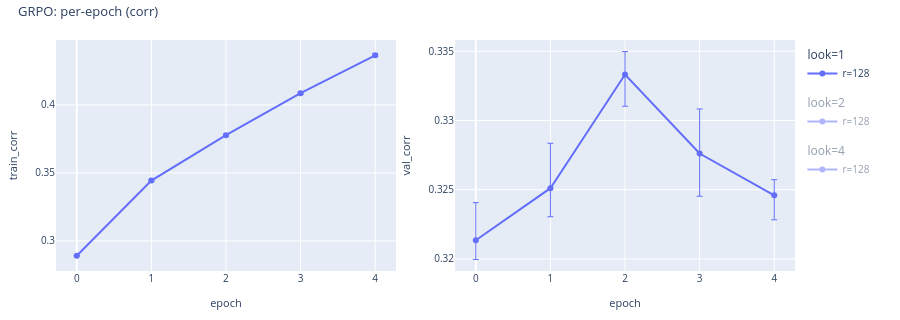
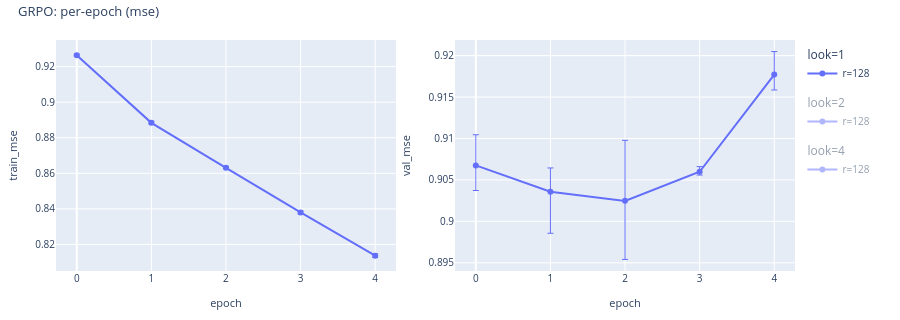
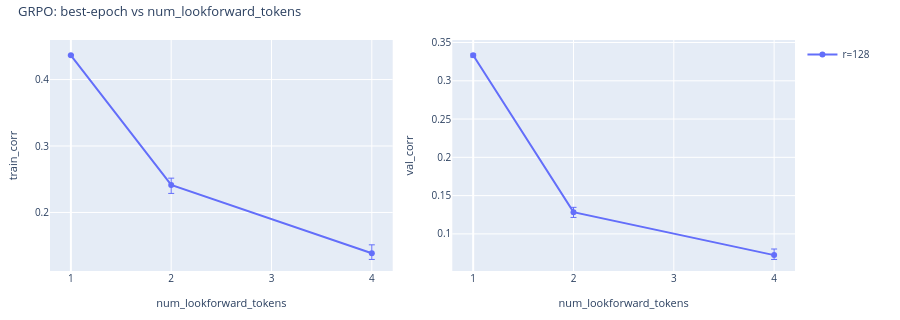

Write notebook code for charts like these, in order.
### Markdown cell above
## GRPO

### Code cell
grpo = CorpusRegressionAnalysisConfig.from_grpo_sweep(
    artifacts_root=ARTIFACTS, num_samples=NUM_SAMPLES, gaussian_stdev=GAUSSIAN_STDEV
)
if grpo is None:
    print("GRPO: no artifacts")
else:
    grpo.describe("GRPO")
    display(
        grpo.plot_vs_epoch(
            "corr",
            title="GRPO: per-epoch (corr)",
            show_seed_bar=True,
            save_path=WRITEUP_ASSETS / "grpo_per_epoch_corr.html",
        )
    )
    display(
        grpo.plot_vs_epoch(
            "mse",
            title="GRPO: per-epoch (mse)",
            show_seed_bar=True,
            save_path=WRITEUP_ASSETS / "grpo_per_epoch_mse.html",
        )
    )
    display(
        grpo.plot_vs_lookforward(
            title="GRPO: best-epoch vs num_lookforward_tokens",
            x_scale="uniform",
            show_seed_bar=True,
            save_path=WRITEUP_ASSETS / "grpo_vs_lookforward.html",
        )
    )

### Figure 1 — Plotly figure (JSON) as saved in the notebook; plotly's stock layout.template omitted (floating-point values rounded to 4 significant figures)
{"data": [{"customdata": [[1, 3], [1, 3], [1, 3], [1, 3], [1, 3]], "error_y": {"array": [0.000235, 0.0007834, 0.000663, 0.001058, 0.001063], "arrayminus": [0.0002194, 0.000871, 0.0008236, 0.0007991, 0.001042], "symmetric": false, "thickness": 1, "type": "data", "width": 3}, "hovertemplate": "epoch: %{x}<br>train_corr: %{y}<br>num_lookforward_tokens: %{customdata[0]}<br>n_seeds: %{customdata[1]}<extra>look=1 r=128</extra>", "legendgroup": "look=1", "legendgrouptitle": {"text": "look=1"}, "line": {"color": "#636EFA"}, "marker": {"color": "#636EFA"}, "mode": "lines+markers", "name": "r=128", "showlegend": true, "type": "scatter", "x": [0, 1, 2, 3, 4], "xaxis": "x", "y": [0.2891, 0.3443, 0.3778, 0.4086, 0.4365], "yaxis": "y"}, {"customdata": [[2, 3], [2, 3], [2, 3], [2, 3], [2, 3]], "error_y": {"array": [0.00225, 0.0009598, 0.005207, 0.008566, 0.01014], "arrayminus": [0.003171, 0.001246, 0.00608, 0.01075, 0.01284], "symmetric": false, "thickness": 1, "type": "data", "width": 3}, "hovertemplate": "epoch: %{x}<br>train_corr: %{y}<br>num_lookforward_tokens: %{customdata[0]}<br>n_seeds: %{customdata[1]}<extra>look=2 r=128</extra>", "legendgroup": "look=2", "legendgrouptitle": {"text": "look=2"}, "line": {"color": "#636EFA"}, "marker": {"color": "#636EFA"}, "mode": "lines+markers", "name": "r=128", "showlegend": true, "type": "scatter", "visible": "legendonly", "x": [0, 1, 2, 3, 4], "xaxis": "x", "y": [0.0899, 0.1219, 0.1526, 0.1948, 0.2415], "yaxis": "y"}, {"customdata": [[4, 3], [4, 3], [4, 3], [4, 3], [4, 3]], "error_y": {"array": [0.000212, 0.00143, 0.004088, 0.007515, 0.01272], "arrayminus": [0.0002728, 0.002561, 0.004679, 0.00538, 0.009285], "symmetric": false, "thickness": 1, "type": "data", "width": 3}, "hovertemplate": "epoch: %{x}<br>train_corr: %{y}<br>num_lookforward_tokens: %{customdata[0]}<br>n_seeds: %{customdata[1]}<extra>look=4 r=128</extra>", "legendgroup": "look=4", "legendgrouptitle": {"text": "look=4"}, "line": {"color": "#636EFA"}, "marker": {"color": "#636EFA"}, "mode": "lines+markers", "name": "r=128", "showlegend": true, "type": "scatter", "visible": "legendonly", "x": [0, 1, 2, 3, 4], "xaxis": "x", "y": [0.05552, 0.06315, 0.07278, 0.1002, 0.1386], "yaxis": "y"}, {"customdata": [[1, 3], [1, 3], [1, 3], [1, 3], [1, 3]], "error_y": {"array": [0.002722, 0.003249, 0.001661, 0.00322, 0.001129], "arrayminus": [0.001385, 0.002066, 0.002291, 0.003089, 0.001774], "symmetric": false, "thickness": 1, "type": "data", "width": 3}, "hovertemplate": "epoch: %{x}<br>val_corr: %{y}<br>num_lookforward_tokens: %{customdata[0]}<br>n_seeds: %{customdata[1]}<extra>look=1 r=128</extra>", "legendgroup": "look=1", "legendgrouptitle": {"text": "look=1"}, "line": {"color": "#636EFA"}, "marker": {"color": "#636EFA"}, "mode": "lines+markers", "name": "r=128", "showlegend": false, "type": "scatter", "x": [0, 1, 2, 3, 4], "xaxis": "x2", "y": [0.3213, 0.3251, 0.3333, 0.3276, 0.3246], "yaxis": "y2"}, {"customdata": [[2, 3], [2, 3], [2, 3], [2, 3], [2, 3]], "error_y": {"array": [0.01135, 0.005542, 0.006284, 0.004913, 0.005822], "arrayminus": [0.008444, 0.009143, 0.006907, 0.004134, 0.003201], "symmetric": false, "thickness": 1, "type": "data", "width": 3}, "hovertemplate": "epoch: %{x}<br>val_corr: %{y}<br>num_lookforward_tokens: %{customdata[0]}<br>n_seeds: %{customdata[1]}<extra>look=2 r=128</extra>", "legendgroup": "look=2", "legendgrouptitle": {"text": "look=2"}, "line": {"color": "#636EFA"}, "marker": {"color": "#636EFA"}, "mode": "lines+markers", "name": "r=128", "showlegend": false, "type": "scatter", "visible": "legendonly", "x": [0, 1, 2, 3, 4], "xaxis": "x2", "y": [0.118, 0.1207, 0.1284, 0.1232, 0.1121], "yaxis": "y2"}, {"customdata": [[4, 3], [4, 3], [4, 3], [4, 3], [4, 3]], "error_y": {"array": [0.007638, 0.005651, 0.01089, 0.007977, 0.005221], "arrayminus": [0.01501, 0.007499, 0.01102, 0.005674, 0.005683], "symmetric": false, "thickness": 1, "type": "data", "width": 3}, "hovertemplate": "epoch: %{x}<br>val_corr: %{y}<br>num_lookforward_tokens: %{customdata[0]}<br>n_seeds: %{customdata[1]}<extra>look=4 r=128</extra>", "legendgroup": "look=4", "legendgrouptitle": {"text": "look=4"}, "line": {"color": "#636EFA"}, "marker": {"color": "#636EFA"}, "mode": "lines+markers", "name": "r=128", "showlegend": false, "type": "scatter", "visible": "legendonly", "x": [0, 1, 2, 3, 4], "xaxis": "x2", "y": [0.06474, 0.05914, 0.05759, 0.07227, 0.06248], "yaxis": "y2"}], "layout": {"font": {"size": 11}, "height": 320, "legend": {"font": {"size": 10}, "groupclick": "togglegroup", "x": 1.01, "xanchor": "left", "y": 1, "yanchor": "top"}, "margin": {"b": 40, "l": 50, "r": 105, "t": 40}, "title": {"font": {"size": 13}, "text": "GRPO: per-epoch (corr)", "x": 0.02, "xanchor": "left", "y": 0.98, "yanchor": "top"}, "xaxis": {"anchor": "y", "domain": [0, 0.46], "tickfont": {"size": 10}, "title": {"font": {"size": 11}, "text": "epoch"}}, "xaxis2": {"anchor": "y2", "domain": [0.54, 1], "tickfont": {"size": 10}, "title": {"font": {"size": 11}, "text": "epoch"}}, "yaxis": {"anchor": "x", "domain": [0, 1], "tickfont": {"size": 10}, "title": {"font": {"size": 11}, "text": "train_corr"}}, "yaxis2": {"anchor": "x2", "domain": [0, 1], "tickfont": {"size": 10}, "title": {"font": {"size": 11}, "text": "val_corr"}}}}

### Figure 2 — Plotly figure (JSON) as saved in the notebook; plotly's stock layout.template omitted (floating-point values rounded to 4 significant figures)
{"data": [{"customdata": [[1, 3], [1, 3], [1, 3], [1, 3], [1, 3]], "error_y": {"array": [0.0006755, 0.000898, 0.0007774, 0.0008281, 0.001004], "arrayminus": [0.0004462, 0.0006876, 0.0005457, 0.0009182, 0.0009723], "symmetric": false, "thickness": 1, "type": "data", "width": 3}, "hovertemplate": "epoch: %{x}<br>train_mse: %{y}<br>num_lookforward_tokens: %{customdata[0]}<br>n_seeds: %{customdata[1]}<extra>look=1 r=128</extra>", "legendgroup": "look=1", "legendgrouptitle": {"text": "look=1"}, "line": {"color": "#636EFA"}, "marker": {"color": "#636EFA"}, "mode": "lines+markers", "name": "r=128", "showlegend": true, "type": "scatter", "x": [0, 1, 2, 3, 4], "xaxis": "x", "y": [0.9264, 0.8884, 0.8631, 0.838, 0.8137], "yaxis": "y"}, {"customdata": [[2, 3], [2, 3], [2, 3], [2, 3], [2, 3]], "error_y": {"array": [0.0002166, 0.0007423, 0.0004838, 0.003071, 0.005372], "arrayminus": [0.0003616, 0.001324, 0.0009107, 0.002905, 0.004604], "symmetric": false, "thickness": 1, "type": "data", "width": 3}, "hovertemplate": "epoch: %{x}<br>train_mse: %{y}<br>num_lookforward_tokens: %{customdata[0]}<br>n_seeds: %{customdata[1]}<extra>look=2 r=128</extra>", "legendgroup": "look=2", "legendgrouptitle": {"text": "look=2"}, "line": {"color": "#636EFA"}, "marker": {"color": "#636EFA"}, "mode": "lines+markers", "name": "r=128", "showlegend": true, "type": "scatter", "visible": "legendonly", "x": [0, 1, 2, 3, 4], "xaxis": "x", "y": [1.003, 0.9919, 0.9828, 0.9674, 0.9462], "yaxis": "y"}, {"customdata": [[4, 3], [4, 3], [4, 3], [4, 3], [4, 3]], "error_y": {"array": [6.573e-05, 0.001015, 0.003274, 0.001918, 0.002541], "arrayminus": [0.0001275, 0.0005347, 0.003517, 0.003279, 0.004932], "symmetric": false, "thickness": 1, "type": "data", "width": 3}, "hovertemplate": "epoch: %{x}<br>train_mse: %{y}<br>num_lookforward_tokens: %{customdata[0]}<br>n_seeds: %{customdata[1]}<extra>look=4 r=128</extra>", "legendgroup": "look=4", "legendgrouptitle": {"text": "look=4"}, "line": {"color": "#636EFA"}, "marker": {"color": "#636EFA"}, "mode": "lines+markers", "name": "r=128", "showlegend": true, "type": "scatter", "visible": "legendonly", "x": [0, 1, 2, 3, 4], "xaxis": "x", "y": [1.01, 1.006, 1.004, 0.9963, 0.9855], "yaxis": "y"}, {"customdata": [[1, 3], [1, 3], [1, 3], [1, 3], [1, 3]], "error_y": {"array": [0.003698, 0.002876, 0.007304, 0.0006214, 0.002774], "arrayminus": [0.003032, 0.005002, 0.00707, 0.000398, 0.001863], "symmetric": false, "thickness": 1, "type": "data", "width": 3}, "hovertemplate": "epoch: %{x}<br>val_mse: %{y}<br>num_lookforward_tokens: %{customdata[0]}<br>n_seeds: %{customdata[1]}<extra>look=1 r=128</extra>", "legendgroup": "look=1", "legendgrouptitle": {"text": "look=1"}, "line": {"color": "#636EFA"}, "marker": {"color": "#636EFA"}, "mode": "lines+markers", "name": "r=128", "showlegend": false, "type": "scatter", "x": [0, 1, 2, 3, 4], "xaxis": "x2", "y": [0.9068, 0.9036, 0.9025, 0.906, 0.9177], "yaxis": "y2"}, {"customdata": [[2, 3], [2, 3], [2, 3], [2, 3], [2, 3]], "error_y": {"array": [0.00198, 0.005252, 0.003996, 0.002134, 0.004059], "arrayminus": [0.001677, 0.003926, 0.004535, 0.001664, 0.005623], "symmetric": false, "thickness": 1, "type": "data", "width": 3}, "hovertemplate": "epoch: %{x}<br>val_mse: %{y}<br>num_lookforward_tokens: %{customdata[0]}<br>n_seeds: %{customdata[1]}<extra>look=2 r=128</extra>", "legendgroup": "look=2", "legendgrouptitle": {"text": "look=2"}, "line": {"color": "#636EFA"}, "marker": {"color": "#636EFA"}, "mode": "lines+markers", "name": "r=128", "showlegend": false, "type": "scatter", "visible": "legendonly", "x": [0, 1, 2, 3, 4], "xaxis": "x2", "y": [0.9936, 0.9929, 0.9944, 1.001, 1.02], "yaxis": "y2"}, {"customdata": [[4, 3], [4, 3], [4, 3], [4, 3], [4, 3]], "error_y": {"array": [0.001197, 0.005998, 0.006977, 0.002782, 0.003923], "arrayminus": [0.00148, 0.004174, 0.005147, 0.002684, 0.005661], "symmetric": false, "thickness": 1, "type": "data", "width": 3}, "hovertemplate": "epoch: %{x}<br>val_mse: %{y}<br>num_lookforward_tokens: %{customdata[0]}<br>n_seeds: %{customdata[1]}<extra>look=4 r=128</extra>", "legendgroup": "look=4", "legendgrouptitle": {"text": "look=4"}, "line": {"color": "#636EFA"}, "marker": {"color": "#636EFA"}, "mode": "lines+markers", "name": "r=128", "showlegend": false, "type": "scatter", "visible": "legendonly", "x": [0, 1, 2, 3, 4], "xaxis": "x2", "y": [1.007, 1.007, 1.005, 1.006, 1.014], "yaxis": "y2"}], "layout": {"font": {"size": 11}, "height": 320, "legend": {"font": {"size": 10}, "groupclick": "togglegroup", "x": 1.01, "xanchor": "left", "y": 1, "yanchor": "top"}, "margin": {"b": 40, "l": 50, "r": 105, "t": 40}, "title": {"font": {"size": 13}, "text": "GRPO: per-epoch (mse)", "x": 0.02, "xanchor": "left", "y": 0.98, "yanchor": "top"}, "xaxis": {"anchor": "y", "domain": [0, 0.46], "tickfont": {"size": 10}, "title": {"font": {"size": 11}, "text": "epoch"}}, "xaxis2": {"anchor": "y2", "domain": [0.54, 1], "tickfont": {"size": 10}, "title": {"font": {"size": 11}, "text": "epoch"}}, "yaxis": {"anchor": "x", "domain": [0, 1], "tickfont": {"size": 10}, "title": {"font": {"size": 11}, "text": "train_mse"}}, "yaxis2": {"anchor": "x2", "domain": [0, 1], "tickfont": {"size": 10}, "title": {"font": {"size": 11}, "text": "val_mse"}}}}

### Figure 3 — Plotly figure (JSON) as saved in the notebook; plotly's stock layout.template omitted (floating-point values rounded to 4 significant figures)
{"data": [{"customdata": [[1, 4, 3, "look=1 r=128"], [2, 4, 3, "look=2 r=128"], [4, 4, 3, "look=4 r=128"]], "error_y": {"array": [0.001063, 0.01014, 0.01272], "arrayminus": [0.001042, 0.01284, 0.009285], "symmetric": false, "thickness": 1, "type": "data", "width": 3}, "hovertemplate": "num_lookforward_tokens: %{customdata[0]}<br>train_corr: %{y}<br>epoch: %{customdata[1]}<br>n_seeds: %{customdata[2]}<extra>%{customdata[3]}</extra>", "legendgroup": "r=128", "line": {"color": "#636EFA"}, "marker": {"color": "#636EFA"}, "mode": "lines+markers", "name": "r=128", "showlegend": true, "type": "scatter", "x": [0, 1, 3], "xaxis": "x", "y": [0.4365, 0.2415, 0.1386], "yaxis": "y"}, {"customdata": [[1, 2, 3, "look=1 r=128"], [2, 2, 3, "look=2 r=128"], [4, 3, 3, "look=4 r=128"]], "error_y": {"array": [0.001661, 0.006284, 0.007977], "arrayminus": [0.002291, 0.006907, 0.005674], "symmetric": false, "thickness": 1, "type": "data", "width": 3}, "hovertemplate": "num_lookforward_tokens: %{customdata[0]}<br>val_corr: %{y}<br>epoch: %{customdata[1]}<br>n_seeds: %{customdata[2]}<extra>%{customdata[3]}</extra>", "legendgroup": "r=128", "line": {"color": "#636EFA"}, "marker": {"color": "#636EFA"}, "mode": "lines+markers", "name": "r=128", "showlegend": false, "type": "scatter", "x": [0, 1, 3], "xaxis": "x2", "y": [0.3333, 0.1284, 0.07227], "yaxis": "y2"}], "layout": {"font": {"size": 11}, "height": 320, "legend": {"font": {"size": 10}, "x": 1.01, "xanchor": "left", "y": 1, "yanchor": "top"}, "margin": {"b": 40, "l": 50, "r": 105, "t": 40}, "title": {"font": {"size": 13}, "text": "GRPO: best-epoch vs num_lookforward_tokens", "x": 0.02, "xanchor": "left", "y": 0.98, "yanchor": "top"}, "xaxis": {"anchor": "y", "domain": [0, 0.46], "tickfont": {"size": 10}, "tickmode": "array", "ticktext": ["1", "2", "3", "4", "5", "6", "7", "8"], "tickvals": [0, 1, 2, 3, 4, 5, 6, 7], "title": {"font": {"size": 11}, "text": "num_lookforward_tokens"}}, "xaxis2": {"anchor": "y2", "domain": [0.54, 1], "tickfont": {"size": 10}, "tickmode": "array", "ticktext": ["1", "2", "3", "4", "5", "6", "7", "8"], "tickvals": [0, 1, 2, 3, 4, 5, 6, 7], "title": {"font": {"size": 11}, "text": "num_lookforward_tokens"}}, "yaxis": {"anchor": "x", "domain": [0, 1], "tickfont": {"size": 10}, "title": {"font": {"size": 11}, "text": "train_corr"}}, "yaxis2": {"anchor": "x2", "domain": [0, 1], "tickfont": {"size": 10}, "title": {"font": {"size": 11}, "text": "val_corr"}}}}
